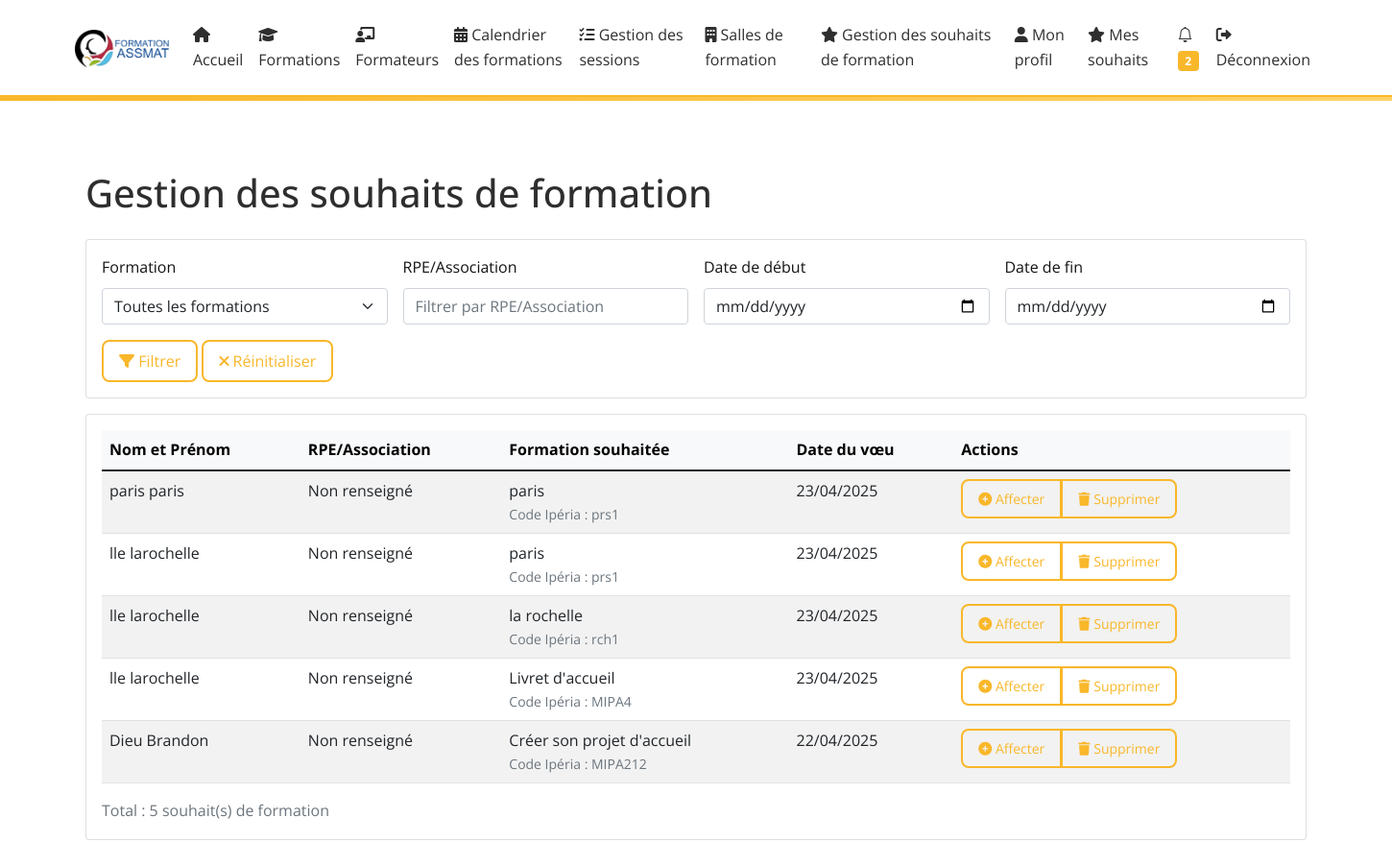
Page /training-wishes/ (signed in) on the committed database.
### core/models.py (models this page shows, shortened)
class TrainingWish(models.Model):
    user = models.ForeignKey(User, on_delete=models.CASCADE, verbose_name="Utilisateur")
    formation = models.ForeignKey(Formation, on_delete=models.CASCADE, verbose_name="Formation")
    session = models.ForeignKey('Session', on_delete=models.SET_NULL, null=True, blank=True, related_name='training_wishes', verbose_name="Session associée")
    created_at = models.DateTimeField(auto_now_add=True, verbose_name="Date de création")
    notes = models.TextField(blank=True, verbose_name="Notes")
    class Meta:
        verbose_name = "Souhait de formation"
        verbose_name_plural = "Souhaits de formation"
        unique_together = ['user', 'formation']
        ordering = ['-created_at']

class User(AbstractUser):
    email = models.EmailField(unique=True, verbose_name="Adresse email")
    is_trainer = models.BooleanField(default=False, verbose_name="Est formateur")
    phone = models.CharField(max_length=20, blank=True, null=True, verbose_name="Téléphone")
    address = models.TextField(blank=True, null=True, verbose_name="Adresse")
    city = models.CharField(max_length=100, blank=True, null=True, verbose_name="Ville")
    code_postal = models.CharField(max_length=10, blank=True, null=True, verbose_name="Code postal")
    latitude = models.FloatField(null=True, blank=True)
    longitude = models.FloatField(null=True, blank=True)
    rpe_association = models.CharField(
        max_length=255,
        blank=True,
        null=True,
        verbose_name="RPE ou Association"
    )
    rpe = models.ForeignKey('RPE', on_delete=models.SET_NULL, null=True, blank=True, verbose_name="RPE / Association")
    other_rpe = models.CharField(max_length=255, verbose_name="Autre RPE / Association", blank=True, null=True)
    USERNAME_FIELD = 'email'
    REQUIRED_FIELDS = ['username']

class Formation(models.Model):
    FORMATION_TYPES = [
        ('initial', 'Formation Initiale'),
        ('continue', 'Formation Continue'),
        ('specialisation', 'Formation Spécialisation'),
    ]
    name = models.CharField(max_length=255, verbose_name="Nom de la formation")
    code_iperia = models.CharField(max_length=50, unique=True, verbose_name="Code IPERIA")
    description = models.TextField(verbose_name="Description")
    duration = models.IntegerField(help_text="Durée en heures", validators=[MinValueValidator(1)], verbose_name="Durée")
    image = models.ImageField(upload_to='formations/images/', null=True, blank=True, verbose_name="Image")
    program_file = models.FileField(upload_to='programs/', null=True, blank=True, verbose_name="Programme détaillé")
    created_at = models.DateTimeField(auto_now_add=True, verbose_name="Date de création")
    updated_at = models.DateTimeField(auto_now=True, verbose_name="Date de mise à jour")
    type = models.CharField(max_length=20, choices=FORMATION_TYPES, default='initial', verbose_name="Type de formation")
    is_presentiel = models.BooleanField(default=True, verbose_name="Présentiel")
    is_distanciel = models.BooleanField(default=False, verbose_name="Distanciel")
    is_asynchrone = models.BooleanField(default=False, verbose_name="Asynchrone")
    is_active = models.BooleanField(default=True, verbose_name="Formation active")
    city = models.CharField(max_length=100, null=True, blank=True, verbose_name="Ville")
    code_postal = models.CharField(max_length=10, null=True, blank=True, verbose_name="Code postal")
    latitude = models.FloatField(null=True, blank=True)
    longitude = models.FloatField(null=True, blank=True)
    class Meta:
        verbose_name = "Formation"
        verbose_name_plural = "Formations"
        ordering = ['name']

### core/views.py (the view)
# urls.py: path('training-wishes/', views.admin_training_wishes, name='admin_training_wishes'),
@staff_member_required
def admin_training_wishes(request):
    wishes = TrainingWish.objects.select_related('user', 'formation').order_by('-created_at')
    formation_filter = request.GET.get('formation', '')
    rpe_filter = request.GET.get('rpe', '')
    date_from = request.GET.get('date_from', '')
    date_to = request.GET.get('date_to', '')
    if formation_filter:
        wishes = wishes.filter(formation__name__icontains=formation_filter)
    if rpe_filter:
        wishes = wishes.filter(user__rpe_association__icontains=rpe_filter)
    if date_from:
        wishes = wishes.filter(created_at__date__gte=date_from)
    if date_to:
        wishes = wishes.filter(created_at__date__lte=date_to)
    all_formations = Formation.objects.all()
    context = {
        'wishes': wishes,
        'title': 'Gestion des souhaits de formation',
        'formations': all_formations,
        'current_formation_filter': formation_filter,
        'current_rpe_filter': rpe_filter,
        'current_date_from': date_from,
        'current_date_to': date_to,
    }
    return render(request, 'core/admin_training_wishes.html', context)

### core/context_processors.py (called while the page is built)
def unread_notifications(request):
    if request.user.is_authenticated:
        return {
            'unread_notifications_count': request.user.notifications.filter(is_read=False).count()
        }
    return {}

### core/templates/core/admin_training_wishes.html (shortened to what this page needs)
{% extends 'core/base.html' %}
{% load static %}
{% block content %}
<div class="container py-5">
    <h1 class="mb-4">Gestion des souhaits de formation</h1>
    <div class="card mb-3">
        <div class="card-body">
            <form method="get" class="row g-3">
                <div class="col-md-3">
                    <label for="formation" class="form-label">Formation</label>
                    <select name="formation" id="formation" class="form-select">
                        <option value="">Toutes les formations</option>
                    </select>
                </div>
                <div class="col-md-3">
                    <label for="rpe" class="form-label">RPE/Association</label>
                    <input type="text" name="rpe" id="rpe" class="form-control"
                           placeholder="Filtrer par RPE/Association"
                           value="{{ current_rpe_filter }}">
                </div>
                <div class="col-md-3">
                    <label for="date_from" class="form-label">Date de début</label>
                    <input type="date" name="date_from" id="date_from" class="form-control"
                           value="{{ current_date_from }}">
                </div>
                <div class="col-md-3">
                    <label for="date_to" class="form-label">Date de fin</label>
                    <input type="date" name="date_to" id="date_to" class="form-control"
                           value="{{ current_date_to }}">
                </div>
                <div class="col-12">
                    <button type="submit" class="btn btn-primary">
                        <i class="fas fa-filter"></i> Filtrer
                    </button>
                    <a href="{% url 'core:admin_training_wishes' %}" class="btn btn-secondary">
                        <i class="fas fa-times"></i> Réinitialiser
                    </a>
                </div>
            </form>
        </div>
    </div>
    {% if wishes %}
        <div class="card">
            <div class="card-body">
                <table class="table table-striped table-hover">
                    <thead class="table-light">
                        <tr>
                            <th>Nom et Prénom</th>
                            <th>RPE/Association</th>
                            <th>Formation souhaitée</th>
                            <th>Date du vœu</th>
                            <th>Actions</th>
                        </tr>
                    </thead>
                    <tbody>
                        {% for wish in wishes %}
                            <tr>
                                <td>{{ wish.user.last_name }} {{ wish.user.first_name }}</td>
                                <td>{{ wish.user.rpe_association|default:"Non renseigné" }}</td>
                                <td>
                                    {{ wish.formation.name }}
                                    <small class="text-muted d-block">Code Ipéria : {{ wish.formation.code_iperia }}</small>
                                </td>
                                <td>{{ wish.created_at|date:"d/m/Y" }}</td>
                                <td>
                                    <div class="btn-group" role="group">
                                        <a href="{% url 'core:assign_wish_to_session' wish.id %}" class="btn btn-sm btn-primary">
                                            <i class="fas fa-plus-circle"></i> Affecter
                                        </a>
                                        <button type="button" class="btn btn-sm btn-danger" data-bs-toggle="modal" data-bs-target="#deleteWishModal{{ wish.id }}">
                                            <i class="fas fa-trash"></i> Supprimer
                                        </button>
                                    </div>
                                </td>
                            </tr>
                        {% endfor %}
                    </tbody>
                </table>
                <div class="text-muted">
                    Total : {{ wishes.count }} souhait(s) de formation
                </div>
            </div>
        </div>
    {% else %}
        <div class="alert alert-info">
            Aucun souhait de formation ne correspond aux filtres sélectionnés.
        </div>
    {% endif %}
</div>
{% endblock %}

### core/static/core/css/custom.css (style rules this page uses)
:root { --primary-color: #F9B72A; --secondary-color: #2E2E2E; --background-color: #ffffff; --text-color: #141414; --hover-color: #fccc64; --border-radius: 8px; }
body { background-color: var(--background-color); color: var(--text-color); font-family: 'Open Sans', sans-serif; line-height: 1.6; }
.auth-buttons .nav-link, .btn { border-radius: var(--border-radius); border: 2px solid var(--primary-color); color: var(--primary-color); background: transparent; padding: 0.5rem 1rem; transition: background 0.3s, color 0.3s; }
h1, h2, h3 { color: var(--secondary-color); margin-bottom: 1rem; }
a { color: var(--primary-color); text-decoration: none; }

### rows in the picture
TrainingWish: user.last_name "paris", user.first_name "paris", user.rpe_association "Non renseigné", formation.name "paris", formation.code_iperia "prs1", created_at "23/04/2025"
TrainingWish: user.last_name "lle", user.first_name "larochelle", user.rpe_association "Non renseigné", formation.name "paris", formation.code_iperia "prs1", created_at "23/04/2025"
TrainingWish: user.last_name "lle", user.first_name "larochelle", user.rpe_association "Non renseigné", formation.name "la rochelle", formation.code_iperia "rch1", created_at "23/04/2025"
TrainingWish: user.last_name "lle", user.first_name "larochelle", user.rpe_association "Non renseigné", formation.name "Livret d'accueil", formation.code_iperia "MIPA4", created_at "23/04/2025"
TrainingWish: user.last_name "Dieu", user.first_name "Brandon", user.rpe_association "Non renseigné", formation.name "Créer son projet d'accueil", formation.code_iperia "MIPA212", created_at "22/04/2025"

### other values in the picture
{{ unread_notifications_count }} "2"
{{ wishes.count }} "5"
